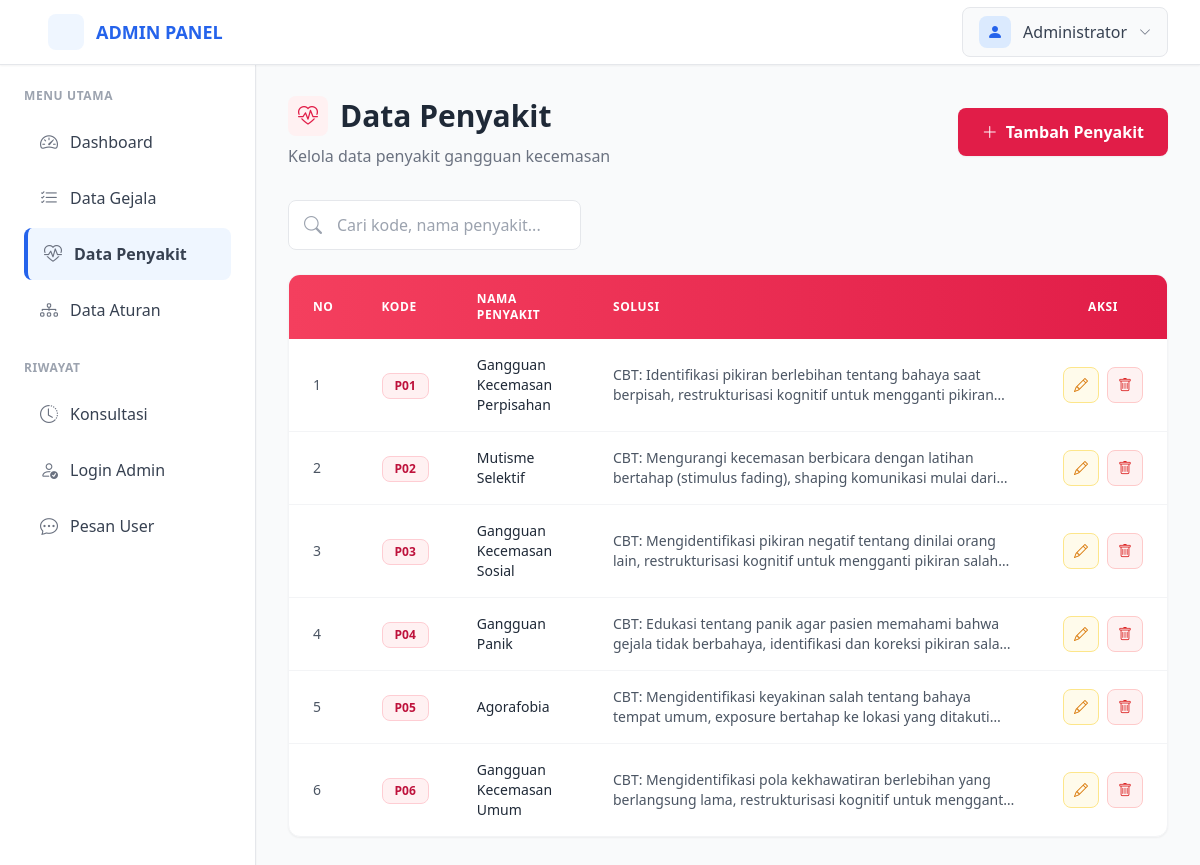
The app's page /penyakit/ (signed in) with its own data.
### models/models.py (models this page shows, shortened)
class Admin(UserMixin, db.Model):
    __tablename__ = 'admin'
    id = db.Column(db.Integer, primary_key=True)
    username = db.Column(db.String(80), unique=True, nullable=False)
    nama_admin = db.Column(db.String(100), nullable=False)
    password_hash = db.Column(db.String(255), nullable=False)
    created_at = db.Column(db.DateTime, default=datetime.utcnow)
    riwayat_login = db.relationship('RiwayatLogin', backref='admin', lazy=True, cascade='all, delete-orphan')

class Penyakit(db.Model):
    __tablename__ = 'penyakit'
    id = db.Column(db.Integer, primary_key=True)
    kode_penyakit = db.Column(db.String(10), unique=True, nullable=False)
    nama_penyakit = db.Column(db.String(100), nullable=False)
    solusi = db.Column(db.Text, nullable=False)
    created_at = db.Column(db.DateTime, default=datetime.utcnow)
    aturan = db.relationship('Aturan', backref='penyakit', lazy=True, cascade='all, delete-orphan')
    riwayat_user = db.relationship('RiwayatUser', backref='penyakit', lazy=True, cascade='all, delete-orphan')

### routes/penyakit.py (the view)
@penyakit_bp.route('/')
@login_required
def index():
    page = request.args.get('page', 1, type=int)
    per_page = 10
    penyakit_list = Penyakit.query.order_by(Penyakit.kode_penyakit).paginate(
        page=page, per_page=per_page, error_out=False
    )
    return render_template('penyakit/index.html', penyakit_list=penyakit_list)

### templates/penyakit/index.html (shortened to what this page needs)
{% extends 'base.html' %}
{% block content %}
<div class="mb-6 sm:mb-8 flex flex-col sm:flex-row sm:items-center sm:justify-between gap-4 animate-fade-in">
    <div>
        <h1 class="text-2xl sm:text-3xl font-bold text-gray-800 flex items-center space-x-2 sm:space-x-3">
            <div class="w-9 h-9 sm:w-10 sm:h-10 bg-rose-50 rounded-lg flex items-center justify-center">
                <i class="bi bi-heart-pulse text-rose-600 text-lg sm:text-xl"></i>
            </div>
            <span>Data Penyakit</span>
        </h1>
        <p class="text-sm sm:text-base text-gray-500 mt-2">Kelola data penyakit gangguan kecemasan</p>
    </div>
    <a href="{{ url_for('penyakit.create') }}"
       class="bg-rose-600 hover:bg-rose-700 text-white font-semibold py-2.5 sm:py-3 px-5 sm:px-6 rounded-lg transition-all duration-200 flex items-center justify-center sm:justify-start space-x-2 shadow-sm hover:shadow-md text-sm sm:text-base">
        <i class="bi bi-plus-lg"></i>
        <span>Tambah Penyakit</span>
    </a>
</div>
<div class="mb-4 sm:mb-6 animate-fade-in" style="animation-delay: 0.1s;">
    <div class="relative w-full sm:w-2/3 md:w-1/2 lg:w-1/3">
        <span class="absolute inset-y-0 left-0 flex items-center pl-3 sm:pl-4 text-gray-400">
            <i class="bi bi-search text-base sm:text-lg"></i>
        </span>
        <input
            type="text"
            id="searchInput"
            placeholder="Cari kode, nama penyakit..."
            class="w-full pl-10 sm:pl-12 pr-4 py-2.5 sm:py-3 border border-gray-200 rounded-lg
                   focus:outline-none focus:ring-2 focus:ring-rose-500 focus:border-rose-500
                   transition-all duration-200 text-sm sm:text-base"
            onkeyup="searchTable()"
        >
    </div>
</div>
<div class="bg-white rounded-xl shadow-sm overflow-hidden animate-fade-in border border-gray-100" style="animation-delay: 0.2s;">
    <div class="overflow-x-auto">
        <table class="w-full" id="penyakitTable">
            <thead class="bg-gradient-to-r from-rose-500 to-rose-600">
                <tr>
                    <th class="px-4 sm:px-6 py-3 sm:py-4 text-left text-xs font-semibold text-white uppercase tracking-wider">No</th>
                    <th class="px-4 sm:px-6 py-3 sm:py-4 text-left text-xs font-semibold text-white uppercase tracking-wider">Kode</th>
                    <th class="px-4 sm:px-6 py-3 sm:py-4 text-left text-xs font-semibold text-white uppercase tracking-wider">Nama Penyakit</th>
                    <th class="px-4 sm:px-6 py-3 sm:py-4 text-left text-xs font-semibold text-white uppercase tracking-wider hidden md:table-cell">Solusi</th>
                    <th class="px-4 sm:px-6 py-3 sm:py-4 text-center text-xs font-semibold text-white uppercase tracking-wider">Aksi</th>
                </tr>
            </thead>
            <tbody class="divide-y divide-gray-100">
                {% for penyakit in penyakit_list.items %}
                <tr class="hover:bg-rose-50 transition-colors duration-150">
                    <td class="px-4 sm:px-6 py-3 sm:py-4 text-gray-600 text-xs sm:text-sm">
                        {{ loop.index + (penyakit_list.page - 1) * penyakit_list.per_page }}
                    </td>
                    <td class="px-4 sm:px-6 py-3 sm:py-4">
                        <span class="inline-flex items-center px-2 sm:px-3 py-1 rounded-lg text-xs font-semibold bg-rose-50 text-rose-700 border border-rose-200">
                            {{ penyakit.kode_penyakit }}
                        </span>
                    </td>
                    <td class="px-4 sm:px-6 py-3 sm:py-4">
                        <div class="font-medium text-gray-800 text-xs sm:text-sm">
                            {{ penyakit.nama_penyakit }}
                        </div>
                    </td>
                    <td class="px-4 sm:px-6 py-3 sm:py-4 hidden md:table-cell">
                        <div class="text-gray-600 text-xs sm:text-sm line-clamp-2">
                            {{ penyakit.solusi }}
                        </div>
                    </td>
                    <td class="px-4 sm:px-6 py-3 sm:py-4 text-center">
                        <div class="flex items-center justify-center space-x-1.5 sm:space-x-2">
                            <a href="{{ url_for('penyakit.edit', id=penyakit.id) }}"
                               class="w-8 h-8 sm:w-9 sm:h-9 bg-amber-50 hover:bg-amber-100 text-amber-600 hover:text-amber-700 rounded-lg transition-all duration-200 flex items-center justify-center border border-amber-200"
                               title="Edit Penyakit">
                                <i class="bi bi-pencil text-xs sm:text-sm"></i>
                            </a>
                            <form method="POST" action="{{ url_for('penyakit.delete', id=penyakit.id) }}"
                                  onsubmit="return confirm('Apakah Anda yakin ingin menghapus penyakit ini?')" class="inline">
                                <button type="submit"
                                        class="w-8 h-8 sm:w-9 sm:h-9 bg-red-50 hover:bg-red-100 text-red-600 hover:text-red-700 rounded-lg transition-all duration-200 flex items-center justify-center border border-red-200"
                                        title="Hapus Penyakit">
                                    <i class="bi bi-trash text-xs sm:text-sm"></i>
                                </button>
                            </form>
                        </div>
                    </td>
                </tr>
                {% endfor %}
            </tbody>
        </table>
    </div>
</div>
{% endblock %}

### templates/base.html (shortened to what this page needs)
<!DOCTYPE html>
<html lang="id">
<head>
    <script src="https://cdn.tailwindcss.com"></script>
    <link rel="stylesheet" href="https://cdn.jsdelivr.net/npm/bootstrap-icons@1.11.0/font/bootstrap-icons.css">
</head>
<body class="bg-gray-50 min-h-screen">
    {% if current_user.is_authenticated %}
    <nav class="bg-white shadow-sm fixed w-full top-0 z-50 border-b border-gray-200">
        <div class="max-w-full mx-auto px-4 sm:px-6 lg:px-8">
            <div class="flex justify-between items-center h-16">
                <div class="flex items-center space-x-4">
                    <a href="{{ url_for('dashboard.index') }}" class="flex items-center space-x-3 text-blue-600 hover:text-blue-700 transition-colors">
                        <div class="w-9 h-9 bg-blue-50 rounded-lg flex items-center justify-center">
                        </div>
                        <span class="font-bold text-lg hidden sm:block">ADMIN PANEL</span>
                    </a>
                </div>
                <div class="relative" x-data="{ open: false }">
                    <button @click="open = !open" class="flex items-center space-x-3 bg-gray-50 hover:bg-gray-100 px-4 py-2 rounded-lg transition-all duration-200 border border-gray-200">
                        <div class="w-8 h-8 bg-blue-100 rounded-lg flex items-center justify-center">
                            <i class="bi bi-person-fill text-blue-600"></i>
                        </div>
                        <span class="text-gray-700 font-medium hidden sm:block">{{ current_user.nama_admin }}</span>
                        <i class="bi bi-chevron-down text-gray-500 text-xs"></i>
                    </button>
                </div>
            </div>
        </div>
    </nav>
    <aside id="sidebar" class="fixed top-16 left-0 h-full w-64 bg-white shadow-sm z-40 transform -translate-x-full lg:translate-x-0 transition-transform duration-300 overflow-y-auto border-r border-gray-200">
        <div class="p-6">
            <div class="mb-6">
                <h3 class="text-xs font-semibold text-gray-400 uppercase tracking-wider mb-3">Menu Utama</h3>
                <ul class="space-y-1">
                    <li>
                        <a href="{{ url_for('dashboard.index') }}" class="sidebar-link group flex items-center space-x-3 px-4 py-3 rounded-lg hover:bg-blue-50 transition-all duration-200">
                            <i class="bi bi-speedometer2 text-gray-500 group-hover:text-blue-600 text-lg"></i>
                            <span class="text-gray-700 group-hover:text-blue-600 font-medium">Dashboard</span>
                        </a>
                    </li>
                    <li>
                        <a href="{{ url_for('gejala.index') }}" class="sidebar-link group flex items-center space-x-3 px-4 py-3 rounded-lg hover:bg-blue-50 transition-all duration-200">
                            <i class="bi bi-list-check text-gray-500 group-hover:text-blue-600 text-lg"></i>
                            <span class="text-gray-700 group-hover:text-blue-600 font-medium">Data Gejala</span>
                        </a>
                    </li>
                    <li>
                        <a href="{{ url_for('penyakit.index') }}" class="sidebar-link group flex items-center space-x-3 px-4 py-3 rounded-lg hover:bg-blue-50 transition-all duration-200">
                            <i class="bi bi-heart-pulse text-gray-500 group-hover:text-blue-600 text-lg"></i>
                            <span class="text-gray-700 group-hover:text-blue-600 font-medium">Data Penyakit</span>
                        </a>
                    </li>
                    <li>
                        <a href="{{ url_for('aturan.index') }}" class="sidebar-link group flex items-center space-x-3 px-4 py-3 rounded-lg hover:bg-blue-50 transition-all duration-200">
                            <i class="bi bi-diagram-3 text-gray-500 group-hover:text-blue-600 text-lg"></i>
                            <span class="text-gray-700 group-hover:text-blue-600 font-medium">Data Aturan</span>
                        </a>
                    </li>
                </ul>
            </div>
            <div class="mb-6">
                <h3 class="text-xs font-semibold text-gray-400 uppercase tracking-wider mb-3">Riwayat</h3>
                <ul class="space-y-1">
                    <li>
                        <a href="{{ url_for('riwayat.konsultasi') }}" class="sidebar-link group flex items-center space-x-3 px-4 py-3 rounded-lg hover:bg-blue-50 transition-all duration-200">
                            <i class="bi bi-clock-history text-gray-500 group-hover:text-blue-600 text-lg"></i>
                            <span class="text-gray-700 group-hover:text-blue-600 font-medium">Konsultasi</span>
                        </a>
                    </li>
                    <li>
                        <a href="{{ url_for('riwayat.login_admin') }}" class="sidebar-link group flex items-center space-x-3 px-4 py-3 rounded-lg hover:bg-blue-50 transition-all duration-200">
                            <i class="bi bi-person-check text-gray-500 group-hover:text-blue-600 text-lg"></i>
                            <span class="text-gray-700 group-hover:text-blue-600 font-medium">Login Admin</span>
                        </a>
                    </li>
                    <li>
                        <a href="{{ url_for('riwayat.pesan_user') }}" class="sidebar-link group flex items-center space-x-3 px-4 py-3 rounded-lg hover:bg-blue-50 transition-all duration-200">
                            <i class="bi bi-chat-dots text-gray-500 group-hover:text-blue-600 text-lg"></i>
                            <span class="text-gray-700 group-hover:text-blue-600 font-medium">Pesan User</span>
                        </a>
                    </li>
                </ul>
            </div>
        </div>
    </aside>
    <main class="lg:ml-64 pt-16 min-h-screen">
        <div class="p-4 sm:p-6 lg:p-8">
            {% block content %}{% endblock %}
        </div>
    </main>
    {% else %}
    <div class="container mx-auto px-4">
        {% block auth_content %}{% endblock %}
    </div>
    {% endif %}
</body>
</html>

### records on screen
Admin: nama_admin "Administrator"
Penyakit: kode_penyakit "P01", nama_penyakit "Gangguan Kecemasan Perpisahan", solusi "CBT: Identifikasi pikiran berlebihan tentang bahaya saat berpisah, restrukturisasi kognitif untuk mengganti…"
Penyakit: kode_penyakit "P02", nama_penyakit "Mutisme Selektif", solusi "CBT: Mengurangi kecemasan berbicara dengan latihan bertahap (stimulus fading), shaping komunikasi mulai…"
Penyakit: kode_penyakit "P03", nama_penyakit "Gangguan Kecemasan Sosial", solusi "CBT: Mengidentifikasi pikiran negatif tentang dinilai orang lain, restrukturisasi kognitif untuk mengganti pikiran…"
Penyakit: kode_penyakit "P04", nama_penyakit "Gangguan Panik", solusi "CBT: Edukasi tentang panik agar pasien memahami bahwa gejala tidak berbahaya, identifikasi dan koreksi pikiran…"
Penyakit: kode_penyakit "P05", nama_penyakit "Agorafobia", solusi "CBT: Mengidentifikasi keyakinan salah tentang bahaya tempat umum, exposure bertahap ke lokasi yang…"
Penyakit: kode_penyakit "P06", nama_penyakit "Gangguan Kecemasan Umum", solusi "CBT: Mengidentifikasi pola kekhawatiran berlebihan yang berlangsung lama, restrukturisasi kognitif untuk…"
